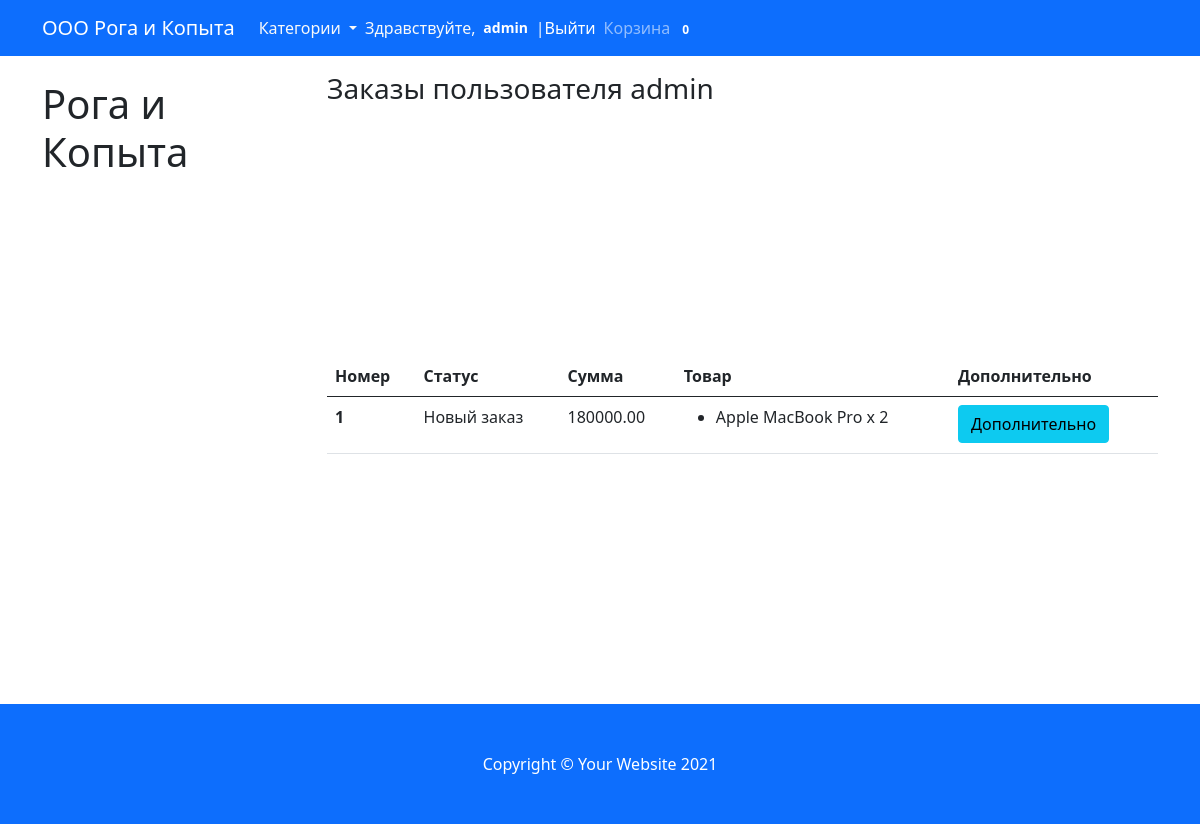
/profile/ (signed in), run on the app's committed database.
### main_app/models.py (models this page shows, shortened)
class Cart(models.Model):
    owner = models.ForeignKey('Customer', null=True, verbose_name='Владелец', on_delete=models.CASCADE)
    products = models.ManyToManyField(CartProduct, blank=True, related_name='related_cart')
    total_products = models.PositiveIntegerField(default=0)
    total_price = models.DecimalField(max_digits=9, default=0, decimal_places=2, verbose_name='Всего к оплате')
    in_order = models.BooleanField(default=False)
    for_anonymous_user = models.BooleanField(default=False)

class Order(models.Model):
    STATUS_NEW = 'new'
    STATUS_IN_PROGRESS = 'in_progress'
    STATUS_READY = 'is_ready'
    STATUS_COMPLETED = 'completed'
    BUYING_TYPE_SELF = 'self'
    BUYING_TYPE_DELIVERY = 'delivery'
    STATUS_CHOICES = (
        (STATUS_NEW, 'Новый заказ'),
        (STATUS_IN_PROGRESS, 'Заказ в обработке'),
        (STATUS_READY, 'Заказ готов'),
        (STATUS_COMPLETED, 'Заказ выполнен')
    )
    BUYING_TYPE_CHOICES = (
        (BUYING_TYPE_SELF, 'Самовывоз'),
        (BUYING_TYPE_DELIVERY, 'Доставка')
    )
    customer = models.ForeignKey(
        Customer, verbose_name='Покупатель', related_name='related_orders', on_delete=models.CASCADE
    )
    first_name = models.CharField(max_length=150, verbose_name='Имя')
    last_name = models.CharField(max_length=150, verbose_name='Фамилия')
    phone_number = models.CharField(max_length=20, verbose_name='Номер телефона')
    cart = models.ForeignKey(Cart, verbose_name='Корзина', on_delete=models.CASCADE, null=True, blank=True)
    address = models.CharField(max_length=1000, verbose_name='Адрес', null=True, blank=True)
    status = models.CharField(max_length=100, verbose_name='Статус заказа', choices=STATUS_CHOICES, default=STATUS_NEW)
    buying_type = models.CharField(
        max_length=100, verbose_name='Тип заказа', choices=BUYING_TYPE_CHOICES, default=BUYING_TYPE_SELF
    )
    comment = models.TextField(verbose_name='Комментарий к заказу', null=True, blank=True)
    created_at = models.DateTimeField(auto_now=True, verbose_name='Дата создания заказа')
    order_date = models.DateField(verbose_name='Дата получения заказа', default=timezone.now)

class CartProduct(models.Model):
    customer = models.ForeignKey('Customer', verbose_name='Покупатель', on_delete=models.CASCADE)
    cart = models.ForeignKey('Cart', verbose_name='Корзина', on_delete=models.CASCADE, related_name='related_products')
    product = models.ForeignKey(Product, verbose_name='Товар', on_delete=models.CASCADE)
    quantity = models.PositiveIntegerField(default=1)
    total_price = models.DecimalField(max_digits=9, decimal_places=2, verbose_name='Всего к оплате')

class Product(models.Model):
    category = models.ForeignKey(Category, verbose_name='Категория', on_delete=models.CASCADE)
    title = models.CharField(max_length=250, verbose_name='Наименование продукта')
    slug = models.SlugField(unique=True)
    image = models.ImageField(verbose_name='Изображение продукта')
    description = models.TextField(verbose_name='Описание продукта', null=True)
    price = models.DecimalField(max_digits=9, decimal_places=2, verbose_name='Цена')

### main_app/views.py (the view)
# urls.py: path('profile/', ProfileView.as_view(), name='profile'),
class ProfileView(CartMixin, View):
    def get(self, request, *args, **kwargs):
        customer = Customer.objects.get(user=request.user)
        orders = Order.objects.filter(customer=customer).order_by('-created_at')
        categories = Category.objects.all()
        context = {'orders': orders, 'cart': self.cart, 'categories': categories}
        return render(request, 'profile.html', context)

### main_app/mixins.py (called while the page is built)
    def dispatch(self, request, *args, **kwargs):
        if request.user.is_authenticated:
            customer = Customer.objects.filter(user=request.user).first()
            if not customer:
                customer = Customer.objects.create(
                    user=request.user
                )
            cart = Cart.objects.filter(owner=customer, in_order=False).first()
            if not cart:
                cart = Cart.objects.create(owner=customer)
        else:
            cart = Cart.objects.filter(for_anonymous_user=True).first()
            if not cart:
                cart = Cart.objects.create(for_anonymous_user=True)
        self.cart = cart
        return super().dispatch(request, *args, **kwargs)

### main_app/models.py (called while the page is built)
    def get_absolute_url(self):
        return reverse('category_detail', kwargs={'slug': self.slug})

### main_app/templates/profile.html (shortened to what this page needs)
{% extends 'base.html' %}
{% block content %}
    <h3 class="mt-3 mb-3" >Заказы пользователя {{ request.user.username }}</h3>
    {% if not orders.count %}
    <div class="col-md-12" style="margin-top: 300px; margin-bottom: 300px;">
        <h3>У вас еще нет заказов.</h3> <a href="{% url 'base' %}">Начните делать покупки</a>
    </div>
    {% else %}
        <div class="col-md-12" style="margin-top: 250px; margin-bottom: 250px;">
        <table class="table">
            <thead>
                <th scope="col">Номер</th>
                <th scope="col">Статус</th>
                <th scope="col">Сумма</th>
                <th scope="col">Товар</th>
                <th scope="col">Дополнительно</th>
            </thead>
            <tbody>
                {% for order in orders %}
                    <tr>
                        <th scope="row">{{ order.id }}</th>
                        <td>{{ order.get_status_display }}</td>
                        <td>{{ order.cart.total_price }}</td>
                        <td>
                            <ul>
                                {% for item in order.cart.products.all %}
                                    <li>{{ item.product.title }} x {{ item.quantity }}</li>
                                {% endfor %}
                            </ul>
                        </td>
                    <td>
                        <button class="btn btn-info" data-toggle="modal" data-target="#exampleModal-{{ order.id }}">
                            Дополнительно
                        </button>
                    </td>
                    </tr>
                {% endfor %}
            </tbody>
        </table>
        </div>
    {% endif %}
{% endblock content %}

### main_app/templates/base.html (shortened to what this page needs)
<!DOCTYPE html>
<html lang="en">
    <head>
        <link href="https://cdn.jsdelivr.net/npm/bootstrap@5.0.0/dist/css/bootstrap.min.css"
              rel="stylesheet"
>
    </head>
    <body>
        <nav class="navbar navbar-expand-lg navbar-dark bg-primary">
            <div class="container">
                <a class="navbar-brand" href="#!">ООО Рога и Копыта</a>
                <div class="collapse navbar-collapse" id="navbarResponsive">
                        <ul class="navbar-nav">
                            <li class="nav-item dropdown">
                                <a class="nav-link text-light dropdown-toggle" href="#" id="navbarDropdownMenuLink"
                                   role="button" data-toggle="dropdown" aria-haspopup="true" aria-expanded="false">
                                    Категории
                                </a>
                            </li>
                            <li class="nav-item">
                                {% if request.user.is_authenticated %}
                                    <span class="navbar text text-light">
                                    Здравствуйте, <span class="badge">
                                        <a style="text-decoration: none; color: white; font-size: 14px"
                                           href="{% url 'profile' %}">
                                            {{ request.user.username }}
                                        </a>
                                    </span>
                                     | <a style="color: white; text-decoration: none" href="{% url 'logout' %}">Выйти</a>
                                    </span>
                                {% endif %}
                            </li>
                        </ul>
                    <ul class="navbar-nav ml-auto">
                        <li class="nav-item">
                            <a class="nav-link" href="{% url 'cart' %}">Корзина
                                <span class="badge badge-pill badge-danger">{{ cart.products.count }}</span>
                            </a>
                        </li>
                    </ul>
                </div>
            </div>
        </nav>
        <div class="container">
            <div class="row">
                <div class="col-lg-3">
                    <h1 class="my-4">Рога и Копыта</h1>
                </div>
                <div class="col-lg-9">
                    {% block content %}{% endblock content %}
                </div>
            </div>
        </div>
        <footer class="py-5 bg-primary">
            <div class="container"><p class="m-0 text-center text-white">Copyright &copy; Your Website 2021</p></div>
        </footer>
    </body>
</html>

### data on the page
Cart: products.count "0"
Order: id "1", status "Новый заказ", cart.total_price "180000.00"
CartProduct: product "Apple MacBook Pro", quantity "2"

### other printed values
{{ request.user.username }} "admin"
